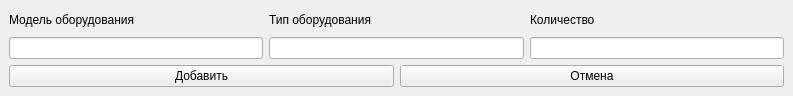
<?xml version="1.0" encoding="UTF-8"?>
<ui version="4.0">
 <class>new_request</class>
 <widget class="QMainWindow" name="new_request">
  <property name="geometry">
   <rect>
    <x>0</x>
    <y>0</y>
    <width>793</width>
    <height>96</height>
   </rect>
  </property>
  <property name="windowTitle">
   <string>MainWindow</string>
  </property>
  <widget class="QWidget" name="centralwidget">
   <property name="sizePolicy">
    <sizepolicy hsizetype="Fixed" vsizetype="Fixed">
     <horstretch>0</horstretch>
     <verstretch>0</verstretch>
    </sizepolicy>
   </property>
   <property name="minimumSize">
    <size>
     <width>793</width>
     <height>96</height>
    </size>
   </property>
   <property name="maximumSize">
    <size>
     <width>793</width>
     <height>96</height>
    </size>
   </property>
   <layout class="QGridLayout" name="gridLayout_3">
    <item row="0" column="0">
     <layout class="QGridLayout" name="gridLayout_2">
      <item row="0" column="0">
       <layout class="QHBoxLayout" name="horizontalLayout_3">
        <item>
         <layout class="QVBoxLayout" name="verticalLayout_4">
          <item>
           <widget class="QLabel" name="label_2">
            <property name="text">
             <string>Модель оборудования</string>
            </property>
           </widget>
          </item>
          <item>
           <widget class="QLineEdit" name="model"/>
          </item>
         </layout>
        </item>
        <item>
         <layout class="QVBoxLayout" name="verticalLayout_7">
          <item>
           <widget class="QLabel" name="label_4">
            <property name="text">
             <string>Тип оборудования</string>
            </property>
           </widget>
          </item>
          <item>
           <widget class="QLineEdit" name="type"/>
          </item>
         </layout>
        </item>
        <item>
         <layout class="QVBoxLayout" name="verticalLayout">
          <item>
           <widget class="QLabel" name="label_5">
            <property name="text">
             <string>Количество</string>
            </property>
           </widget>
          </item>
          <item>
           <widget class="QLineEdit" name="count"/>
          </item>
         </layout>
        </item>
       </layout>
      </item>
     </layout>
    </item>
    <item row="1" column="0">
     <layout class="QGridLayout" name="gridLayout">
      <item row="0" column="0">
       <layout class="QHBoxLayout" name="horizontalLayout_2">
        <item>
         <widget class="QPushButton" name="decline">
          <property name="text">
           <string>Добавить</string>
          </property>
         </widget>
        </item>
        <item>
         <widget class="QPushButton" name="add">
          <property name="text">
           <string>Отмена</string>
          </property>
         </widget>
        </item>
       </layout>
      </item>
     </layout>
    </item>
   </layout>
  </widget>
 </widget>
 <resources/>
 <connections/>
</ui>
